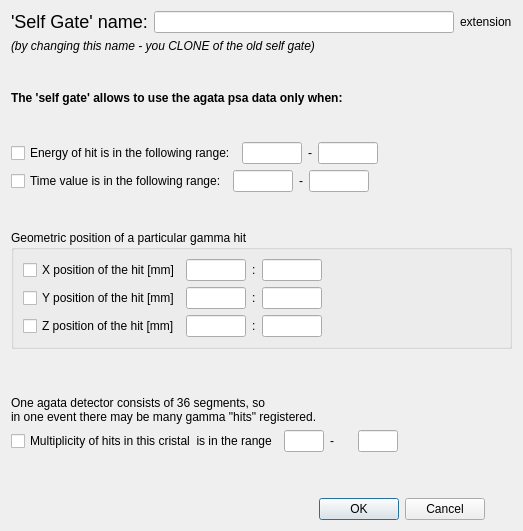
<?xml version="1.0" encoding="UTF-8"?>
<ui version="4.0">
 <class>T4selfgate_agata_psa_dlg</class>
 <widget class="QDialog" name="T4selfgate_agata_psa_dlg">
  <property name="geometry">
   <rect>
    <x>0</x>
    <y>0</y>
    <width>523</width>
    <height>531</height>
   </rect>
  </property>
  <property name="windowTitle">
   <string>Dialog</string>
  </property>
  <layout class="QGridLayout" name="gridLayout_2">
   <item row="0" column="0" colspan="2">
    <layout class="QHBoxLayout" name="_19">
     <item>
      <widget class="QLabel" name="textLabel1_2">
       <property name="sizePolicy">
        <sizepolicy hsizetype="Preferred" vsizetype="Maximum">
         <horstretch>0</horstretch>
         <verstretch>0</verstretch>
        </sizepolicy>
       </property>
       <property name="font">
        <font/>
       </property>
       <property name="text">
        <string>&lt;font size=&quot;+2&quot;&gt;'Self Gate' name:&lt;/font&gt;</string>
       </property>
       <property name="alignment">
        <set>Qt::AlignVCenter</set>
       </property>
       <property name="wordWrap">
        <bool>false</bool>
       </property>
      </widget>
     </item>
     <item>
      <widget class="QLineEdit" name="lineEdit_name">
       <property name="minimumSize">
        <size>
         <width>100</width>
         <height>0</height>
        </size>
       </property>
       <property name="maximumSize">
        <size>
         <width>500</width>
         <height>32767</height>
        </size>
       </property>
       <property name="baseSize">
        <size>
         <width>300</width>
         <height>0</height>
        </size>
       </property>
      </widget>
     </item>
     <item>
      <widget class="QLabel" name="label_extension">
       <property name="text">
        <string>extension</string>
       </property>
      </widget>
     </item>
    </layout>
   </item>
   <item row="1" column="0" colspan="2">
    <widget class="QLabel" name="textLabel2">
     <property name="text">
      <string>&lt;i&gt;(by changing this name - you CLONE of the old self gate)&lt;/i&gt;</string>
     </property>
     <property name="alignment">
      <set>Qt::AlignVCenter</set>
     </property>
     <property name="wordWrap">
      <bool>false</bool>
     </property>
    </widget>
   </item>
   <item row="2" column="1">
    <spacer name="spacer10">
     <property name="orientation">
      <enum>Qt::Vertical</enum>
     </property>
     <property name="sizeType">
      <enum>QSizePolicy::Expanding</enum>
     </property>
     <property name="sizeHint" stdset="0">
      <size>
       <width>20</width>
       <height>16</height>
      </size>
     </property>
    </spacer>
   </item>
   <item row="3" column="0" colspan="2">
    <widget class="QLabel" name="textLabel_invocation">
     <property name="text">
      <string>&lt;b&gt;The 'self gate' allows to use the agata psa data only when:&lt;/b&gt;</string>
     </property>
     <property name="alignment">
      <set>Qt::AlignVCenter</set>
     </property>
     <property name="wordWrap">
      <bool>false</bool>
     </property>
    </widget>
   </item>
   <item row="4" column="1">
    <spacer name="spacer12">
     <property name="orientation">
      <enum>Qt::Vertical</enum>
     </property>
     <property name="sizeType">
      <enum>QSizePolicy::Expanding</enum>
     </property>
     <property name="sizeHint" stdset="0">
      <size>
       <width>20</width>
       <height>21</height>
      </size>
     </property>
    </spacer>
   </item>
   <item row="5" column="0" colspan="2">
    <layout class="QHBoxLayout" name="_14">
     <item>
      <widget class="QCheckBox" name="checkBox_energy">
       <property name="text">
        <string>Energy of hit is in the following range:</string>
       </property>
      </widget>
     </item>
     <item>
      <layout class="QHBoxLayout" name="_15">
       <item>
        <widget class="QLineEdit" name="lineEdit_energy_low">
         <property name="maximumSize">
          <size>
           <width>60</width>
           <height>32767</height>
          </size>
         </property>
        </widget>
       </item>
       <item>
        <widget class="QLabel" name="textLabel1_2_3_4">
         <property name="text">
          <string>-</string>
         </property>
         <property name="wordWrap">
          <bool>false</bool>
         </property>
        </widget>
       </item>
       <item>
        <widget class="QLineEdit" name="lineEdit_energy_high">
         <property name="enabled">
          <bool>true</bool>
         </property>
         <property name="maximumSize">
          <size>
           <width>60</width>
           <height>32767</height>
          </size>
         </property>
        </widget>
       </item>
       <item>
        <spacer name="horizontalSpacer">
         <property name="orientation">
          <enum>Qt::Horizontal</enum>
         </property>
         <property name="sizeHint" stdset="0">
          <size>
           <width>40</width>
           <height>20</height>
          </size>
         </property>
        </spacer>
       </item>
      </layout>
     </item>
    </layout>
   </item>
   <item row="6" column="0" colspan="2">
    <layout class="QHBoxLayout" name="_16">
     <item>
      <layout class="QHBoxLayout" name="_17">
       <item>
        <widget class="QCheckBox" name="checkBox_time">
         <property name="text">
          <string>Time value is in the following range:</string>
         </property>
        </widget>
       </item>
       <item>
        <layout class="QHBoxLayout" name="_18">
         <item>
          <widget class="QLineEdit" name="lineEdit_time_low">
           <property name="sizePolicy">
            <sizepolicy hsizetype="Maximum" vsizetype="Fixed">
             <horstretch>0</horstretch>
             <verstretch>0</verstretch>
            </sizepolicy>
           </property>
           <property name="maximumSize">
            <size>
             <width>60</width>
             <height>32767</height>
            </size>
           </property>
          </widget>
         </item>
         <item>
          <widget class="QLabel" name="textLabel1_2_3">
           <property name="text">
            <string>-</string>
           </property>
           <property name="wordWrap">
            <bool>false</bool>
           </property>
          </widget>
         </item>
         <item>
          <widget class="QLineEdit" name="lineEdit_time_high">
           <property name="sizePolicy">
            <sizepolicy hsizetype="Preferred" vsizetype="Fixed">
             <horstretch>0</horstretch>
             <verstretch>0</verstretch>
            </sizepolicy>
           </property>
           <property name="maximumSize">
            <size>
             <width>60</width>
             <height>32767</height>
            </size>
           </property>
          </widget>
         </item>
        </layout>
       </item>
      </layout>
     </item>
     <item>
      <spacer name="spacer8_2">
       <property name="orientation">
        <enum>Qt::Horizontal</enum>
       </property>
       <property name="sizeType">
        <enum>QSizePolicy::Expanding</enum>
       </property>
       <property name="sizeHint" stdset="0">
        <size>
         <width>121</width>
         <height>20</height>
        </size>
       </property>
      </spacer>
     </item>
    </layout>
   </item>
   <item row="7" column="1">
    <spacer name="spacer9">
     <property name="orientation">
      <enum>Qt::Vertical</enum>
     </property>
     <property name="sizeType">
      <enum>QSizePolicy::Expanding</enum>
     </property>
     <property name="sizeHint" stdset="0">
      <size>
       <width>21</width>
       <height>31</height>
      </size>
     </property>
    </spacer>
   </item>
   <item row="8" column="0" colspan="2">
    <widget class="QGroupBox" name="groupBox">
     <property name="title">
      <string>Geometric position of a particular gamma hit</string>
     </property>
     <layout class="QGridLayout" name="gridLayout">
      <item row="0" column="0">
       <layout class="QHBoxLayout" name="_3">
        <item>
         <widget class="QCheckBox" name="checkBox_x">
          <property name="text">
           <string>X position of the hit [mm]</string>
          </property>
         </widget>
        </item>
        <item>
         <layout class="QHBoxLayout" name="_4">
          <item>
           <widget class="QLineEdit" name="lineEdit_x_low">
            <property name="sizePolicy">
             <sizepolicy hsizetype="Preferred" vsizetype="Fixed">
              <horstretch>0</horstretch>
              <verstretch>0</verstretch>
             </sizepolicy>
            </property>
            <property name="maximumSize">
             <size>
              <width>60</width>
              <height>32767</height>
             </size>
            </property>
           </widget>
          </item>
          <item>
           <widget class="QLabel" name="textLabel1_2_3_2">
            <property name="text">
             <string>:</string>
            </property>
            <property name="wordWrap">
             <bool>false</bool>
            </property>
           </widget>
          </item>
          <item>
           <widget class="QLineEdit" name="lineEdit_x_high">
            <property name="maximumSize">
             <size>
              <width>60</width>
              <height>32767</height>
             </size>
            </property>
           </widget>
          </item>
         </layout>
        </item>
       </layout>
      </item>
      <item row="0" column="1" rowspan="3">
       <spacer name="spacer18">
        <property name="orientation">
         <enum>Qt::Horizontal</enum>
        </property>
        <property name="sizeType">
         <enum>QSizePolicy::Expanding</enum>
        </property>
        <property name="sizeHint" stdset="0">
         <size>
          <width>150</width>
          <height>21</height>
         </size>
        </property>
       </spacer>
      </item>
      <item row="1" column="0">
       <layout class="QHBoxLayout" name="_5">
        <item>
         <widget class="QCheckBox" name="checkBox_y">
          <property name="text">
           <string>Y position of the hit [mm]</string>
          </property>
         </widget>
        </item>
        <item>
         <layout class="QHBoxLayout" name="_6">
          <item>
           <widget class="QLineEdit" name="lineEdit_y_low">
            <property name="maximumSize">
             <size>
              <width>60</width>
              <height>32767</height>
             </size>
            </property>
           </widget>
          </item>
          <item>
           <widget class="QLabel" name="textLabel1_2_3_2_2">
            <property name="text">
             <string>:</string>
            </property>
            <property name="wordWrap">
             <bool>false</bool>
            </property>
           </widget>
          </item>
          <item>
           <widget class="QLineEdit" name="lineEdit_y_high">
            <property name="maximumSize">
             <size>
              <width>60</width>
              <height>32767</height>
             </size>
            </property>
           </widget>
          </item>
         </layout>
        </item>
       </layout>
      </item>
      <item row="2" column="0">
       <layout class="QHBoxLayout" name="_7">
        <item>
         <widget class="QCheckBox" name="checkBox_z">
          <property name="text">
           <string>Z position of the hit [mm]</string>
          </property>
         </widget>
        </item>
        <item>
         <layout class="QHBoxLayout" name="_8">
          <item>
           <widget class="QLineEdit" name="lineEdit_z_low">
            <property name="maximumSize">
             <size>
              <width>60</width>
              <height>32767</height>
             </size>
            </property>
           </widget>
          </item>
          <item>
           <widget class="QLabel" name="textLabel1_2_3_2_2_2">
            <property name="text">
             <string>:</string>
            </property>
            <property name="wordWrap">
             <bool>false</bool>
            </property>
           </widget>
          </item>
          <item>
           <widget class="QLineEdit" name="lineEdit_z_high">
            <property name="maximumSize">
             <size>
              <width>60</width>
              <height>32767</height>
             </size>
            </property>
           </widget>
          </item>
         </layout>
        </item>
       </layout>
      </item>
     </layout>
    </widget>
   </item>
   <item row="9" column="1">
    <spacer name="spacer11">
     <property name="orientation">
      <enum>Qt::Vertical</enum>
     </property>
     <property name="sizeType">
      <enum>QSizePolicy::Expanding</enum>
     </property>
     <property name="sizeHint" stdset="0">
      <size>
       <width>21</width>
       <height>41</height>
      </size>
     </property>
    </spacer>
   </item>
   <item row="10" column="0" colspan="2">
    <widget class="QLabel" name="textLabel1">
     <property name="text">
      <string>One agata detector consists of 36 segments, so &lt;br&gt;
in one event there may be many gamma &quot;hits&quot; registered.</string>
     </property>
     <property name="wordWrap">
      <bool>false</bool>
     </property>
    </widget>
   </item>
   <item row="11" column="0" colspan="2">
    <layout class="QHBoxLayout" name="horizontalLayout">
     <item>
      <widget class="QCheckBox" name="checkBox_mult">
       <property name="enabled">
        <bool>true</bool>
       </property>
       <property name="text">
        <string>Multiplicity of hits in this cristal  is in the range</string>
       </property>
      </widget>
     </item>
     <item>
      <layout class="QHBoxLayout" name="_11">
       <item>
        <widget class="QLineEdit" name="lineEdit_mult_low">
         <property name="maximumSize">
          <size>
           <width>40</width>
           <height>32767</height>
          </size>
         </property>
        </widget>
       </item>
       <item>
        <widget class="QLabel" name="textLabel1_2_3_4_3">
         <property name="text">
          <string>-</string>
         </property>
         <property name="wordWrap">
          <bool>false</bool>
         </property>
        </widget>
       </item>
       <item>
        <widget class="QLineEdit" name="lineEdit_mult_high">
         <property name="enabled">
          <bool>true</bool>
         </property>
         <property name="maximumSize">
          <size>
           <width>40</width>
           <height>32767</height>
          </size>
         </property>
        </widget>
       </item>
      </layout>
     </item>
     <item>
      <spacer name="spacer19">
       <property name="orientation">
        <enum>Qt::Horizontal</enum>
       </property>
       <property name="sizeType">
        <enum>QSizePolicy::Expanding</enum>
       </property>
       <property name="sizeHint" stdset="0">
        <size>
         <width>41</width>
         <height>20</height>
        </size>
       </property>
      </spacer>
     </item>
    </layout>
   </item>
   <item row="12" column="1">
    <spacer name="spacer11_2">
     <property name="orientation">
      <enum>Qt::Vertical</enum>
     </property>
     <property name="sizeType">
      <enum>QSizePolicy::Expanding</enum>
     </property>
     <property name="sizeHint" stdset="0">
      <size>
       <width>21</width>
       <height>40</height>
      </size>
     </property>
    </spacer>
   </item>
   <item row="13" column="0">
    <widget class="QDialogButtonBox" name="buttonBox">
     <property name="orientation">
      <enum>Qt::Horizontal</enum>
     </property>
     <property name="standardButtons">
      <set>QDialogButtonBox::Cancel|QDialogButtonBox::Ok</set>
     </property>
    </widget>
   </item>
  </layout>
  <zorder>buttonBox</zorder>
  <zorder>textLabel2</zorder>
  <zorder>textLabel1</zorder>
  <zorder>textLabel_invocation</zorder>
  <zorder>groupBox</zorder>
 </widget>
 <resources/>
 <connections>
  <connection>
   <sender>buttonBox</sender>
   <signal>accepted()</signal>
   <receiver>T4selfgate_agata_psa_dlg</receiver>
   <slot>accept()</slot>
   <hints>
    <hint type="sourcelabel">
     <x>248</x>
     <y>254</y>
    </hint>
    <hint type="destinationlabel">
     <x>157</x>
     <y>274</y>
    </hint>
   </hints>
  </connection>
  <connection>
   <sender>buttonBox</sender>
   <signal>rejected()</signal>
   <receiver>T4selfgate_agata_psa_dlg</receiver>
   <slot>reject()</slot>
   <hints>
    <hint type="sourcelabel">
     <x>316</x>
     <y>260</y>
    </hint>
    <hint type="destinationlabel">
     <x>286</x>
     <y>274</y>
    </hint>
   </hints>
  </connection>
 </connections>
</ui>
